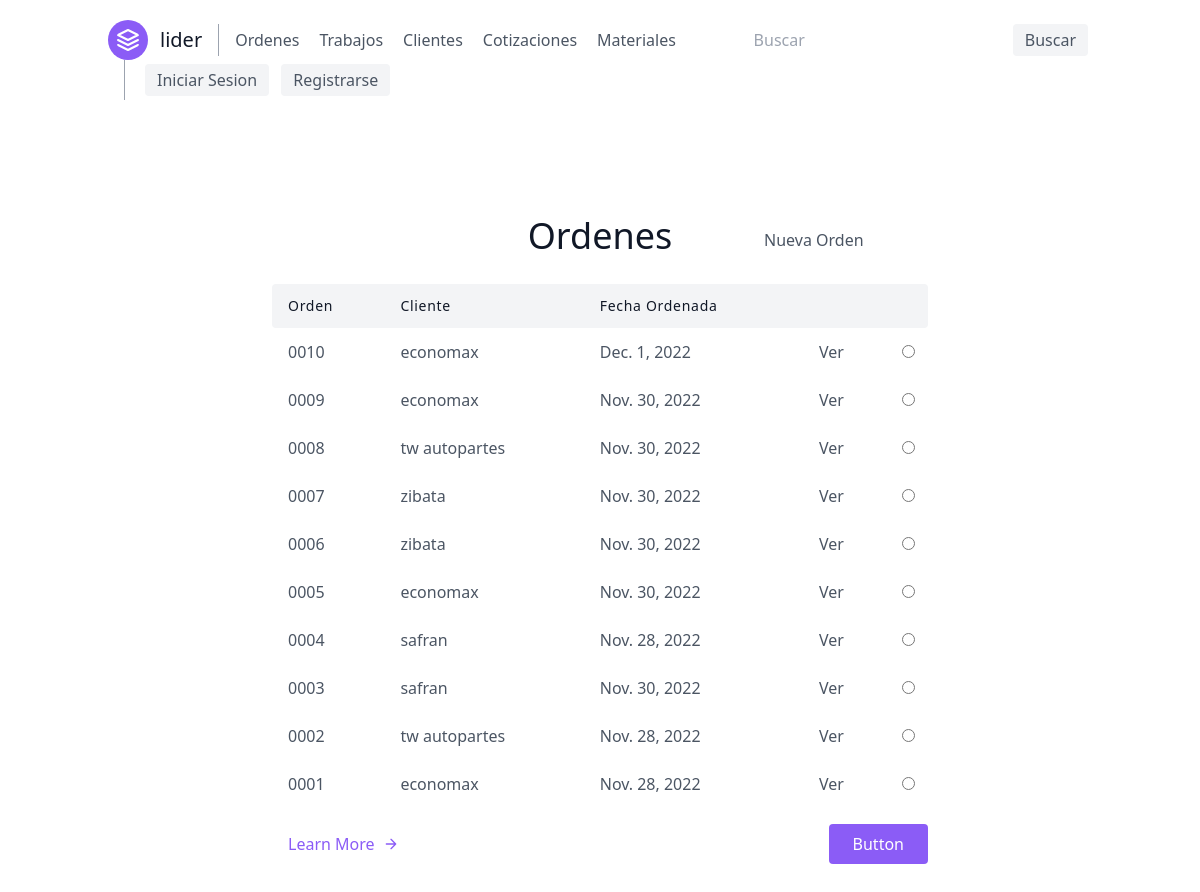
/ordenes/, run on an earlier commit of the app's database.
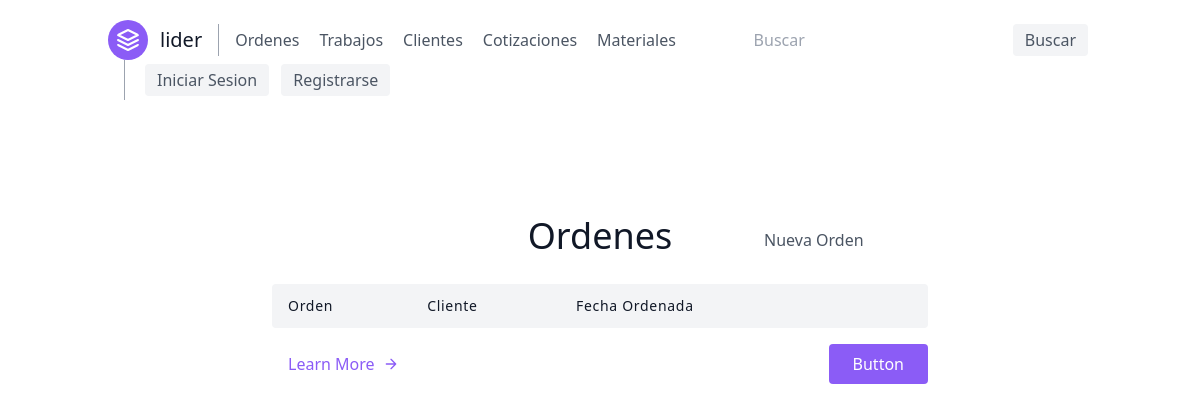
And on a later commit of the database.
### orders/models.py (models this page shows, shortened)
class Order(models.Model):
    customer = models.ForeignKey(Customer, on_delete=models.CASCADE)
    date_ordered = models.DateField('Fecha ordenada', auto_now=True)
    expected_delivery_date = models.DateField('Fecha esperada de Entrega', auto_now=True)
    completed = models.BooleanField(verbose_name='Terminado', default=False)
    delivered = models.BooleanField(verbose_name='entregado', default=False)
    paid = models.BooleanField(verbose_name='pagado', default=False)

class Customer(models.Model):
    name_company = models.CharField(verbose_name='Nombre/Empresa', max_length=50)
    email = models.EmailField(verbose_name='Correo', null=True)
    phone_number = models.CharField(verbose_name='Telefono', max_length=10, validators=[RegexValidator(r'^\d{1,10}$')])
    address = models.CharField(verbose_name='Domicilio', max_length=100, null=True)
    shipping = models.BooleanField(verbose_name='Entrega a domicilio')
    def __str__(self):
        return self.name_company

### orders/views.py (the view)
# urls.py: path('', views.OrderListView.as_view(), name='order-list'),
class OrderListView(generic.ListView):
    model = models.Order
    template_name = 'orders/order_list.html'
    ordering = ['-id']
    paginate_by = 10

### orders/templates/orders/order_list.html
{% extends 'base.html' %}
{% block content %}
    <section class="text-gray-600 body-font">
        <div class="container px-5 py-24 mx-auto">
            <div class="grid grid-cols-3 text-center w-full mb-5">
                <p></p>
                <h1 class=" sm:text-4xl text-3xl font-medium title-font mb-2 text-gray-900">Ordenes</h1>
                <a class="grid content-center justify-start" href="{% url 'order-create' %}">Nueva Orden</a>
            </div>
            <div class="lg:w-2/3 w-full mx-auto overflow-auto">
                <table class="table-auto w-full text-left whitespace-no-wrap">
                    <thead>
                    <tr>
                        <th class="px-4 py-3 title-font tracking-wider font-medium text-gray-900 text-sm bg-gray-100 rounded-tl rounded-bl">
                            Orden
                        </th>
                        <th class="px-4 py-3 title-font tracking-wider font-medium text-gray-900 text-sm bg-gray-100">
                            Cliente
                        </th>
                        <th class="px-4 py-3 title-font tracking-wider font-medium text-gray-900 text-sm bg-gray-100">
                            Fecha Ordenada
                        </th>
                        <th class="px-4 py-3 title-font tracking-wider font-medium text-gray-900 text-sm bg-gray-100">
                        </th>
                        <th class="w-10 title-font tracking-wider font-medium text-gray-900 text-sm bg-gray-100 rounded-tr rounded-br"></th>
                    </tr>
                    </thead>
                    <tbody>
                    {% for object in object_list %}
                        <tr>
                            <td class="px-4 py-3">{{ object.id|stringformat:'04d' }}</td>
                            <td class="px-4 py-3">{{ object.customer|lower }}</td>
                            <td class="px-4 py-3">{{ object.date_ordered }}</td>
                            <td><a class="px-4 py-3" href="{% url 'orderItem-list' object.id %}">Ver</a></td>
                            <td class="w-10 text-center">
                                <input name="plan" type="radio">
                            </td>
                        </tr>
                    {% endfor %}
                    </tbody>
                </table>
            </div>
            <div class="flex pl-4 mt-4 lg:w-2/3 w-full mx-auto">
                <a class="text-purple-500 inline-flex items-center md:mb-2 lg:mb-0">Learn More
                    <svg fill="none" stroke="currentColor" stroke-linecap="round" stroke-linejoin="round"
                         stroke-width="2" class="w-4 h-4 ml-2" viewBox="0 0 24 24">
                        <path d="M5 12h14M12 5l7 7-7 7"></path>
                    </svg>
                </a>
                <button class="flex ml-auto text-white bg-purple-500 border-0 py-2 px-6 focus:outline-none hover:bg-purple-600 rounded">
                    Button
                </button>
            </div>
        </div>
    </section>
{% endblock %}

What changed in the data, as far as the page shows it:
removed Order: id "0010", customer "economax", date_ordered "Dec. 1, 2022"
removed Order: id "0009", customer "economax", date_ordered "Nov. 30, 2022"
removed Order: id "0008", customer "tw autopartes", date_ordered "Nov. 30, 2022"
removed Order: id "0007", customer "zibata", date_ordered "Nov. 30, 2022"
removed Order: id "0006", customer "zibata", date_ordered "Nov. 30, 2022"
removed Order: id "0005", customer "economax", date_ordered "Nov. 30, 2022"
removed Order: id "0004", customer "safran", date_ordered "Nov. 28, 2022"
removed Order: id "0003", customer "safran", date_ordered "Nov. 30, 2022"
removed Order: id "0002", customer "tw autopartes", date_ordered "Nov. 28, 2022"
removed Order: id "0001", customer "economax", date_ordered "Nov. 28, 2022"
